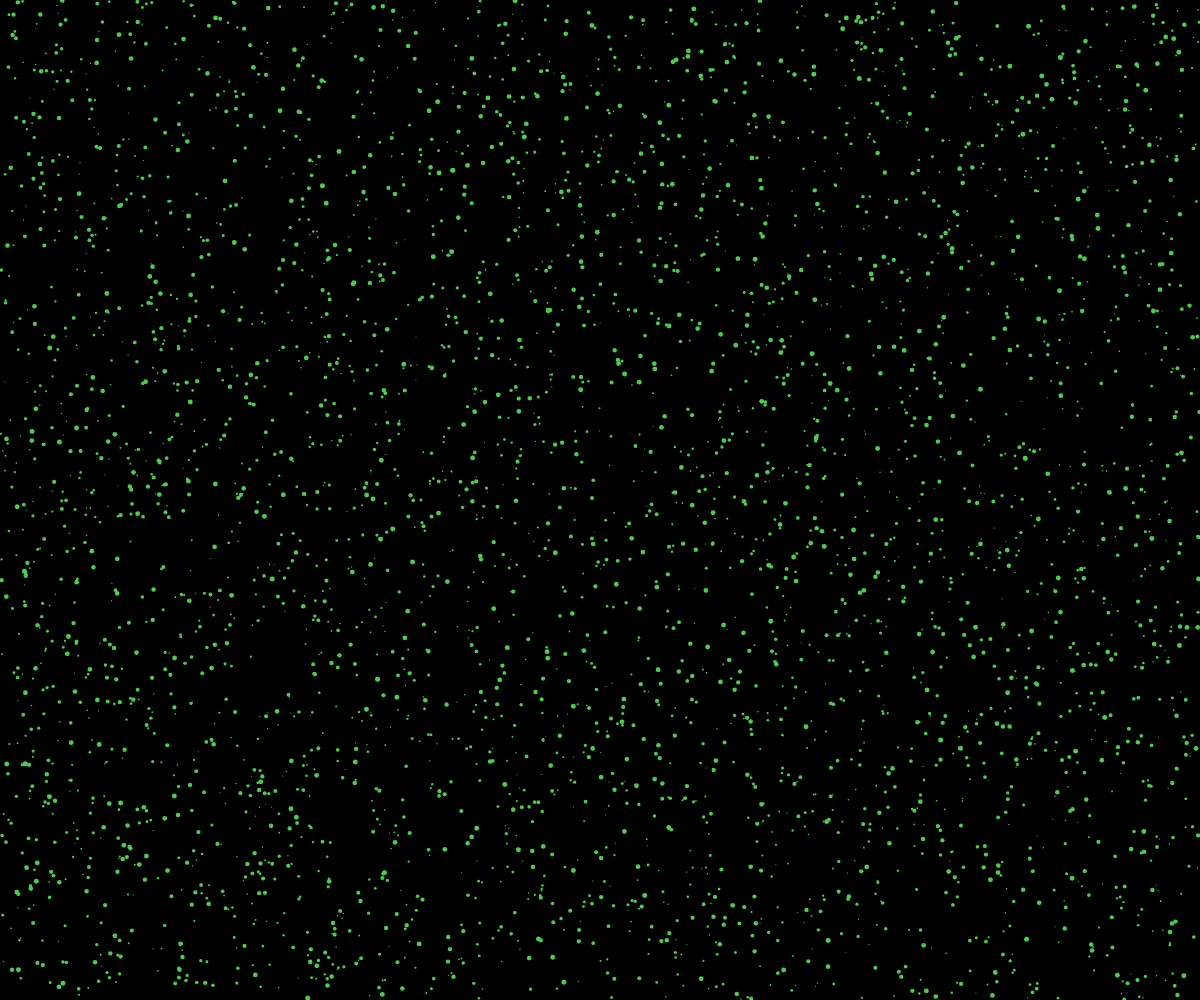
Frame 1 (no input)
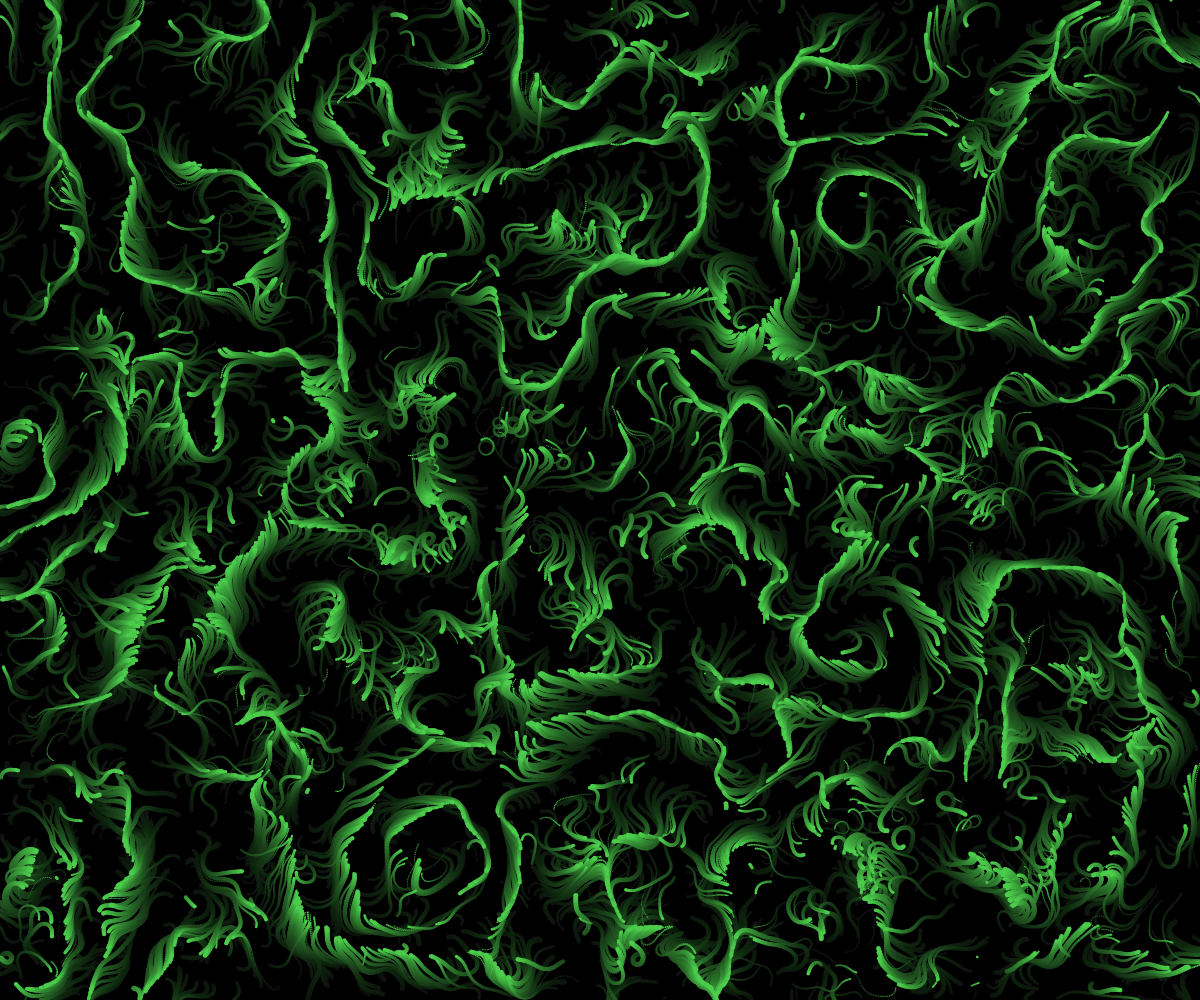
Frame 60 (no input)
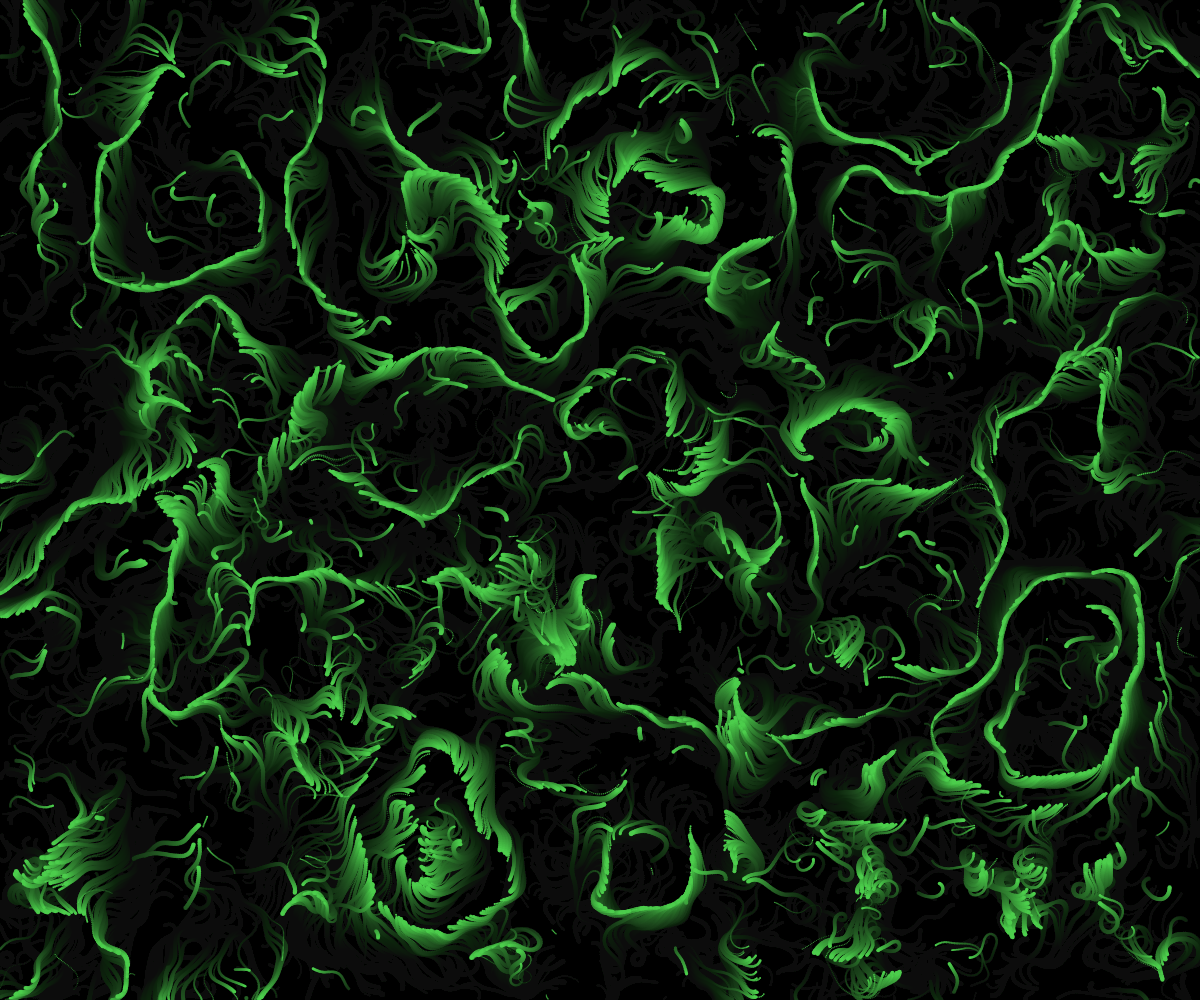
Frame 120 (the mouse pressed at the canvas centre since frame 60)

The p5.js sketch that drew these frames (run headless with seeded random() and noise() and a simulated clock; from frame 60 on, the mouse is pressed at the canvas centre):

// p5.js sketch
// ── sketch.js
let n, noise_scale, noise_strength, particles, color

function setup() {
  createCanvas(windowWidth, windowHeight)
  noStroke()
  background(0)

  // randomSeed(1)
  // noiseSeed(1)

  n = random(2000, 5000)
  noise_scale = random(10, 1000)
  noise_strength = random(1, 10)
  color = createVector(random(255), random(255), random(255))
  particles = [n]

  for (let i = 0; i < n; i++) {
    let new_pos = createVector(random(width), random(height), random(1, 5))
    let new_dir = createVector(cos(0), sin(0))
    let new_speed = random(1, 2)
    
    particles[i] = new Particle(new_pos, new_dir, new_speed);
  }
}

function draw() {
  fill(0, 10)
  rect(0, 0, windowWidth, windowHeight)
  
  for (let i = 0; i < n; i++) {
    particles[i].run()
  }
}

class Particle {
  constructor(pos, dir, speed) {
    this.pos = pos
    this.dir = dir 
    this.speed = speed
  }
  
  run() {
    let angle = noise(this.pos.x / noise_scale, this.pos.y / noise_scale, frameCount / noise_scale) * TWO_PI * noise_strength
    this.dir.x = cos(angle)
    this.dir.y = sin(angle)
    
    let vel = this.dir.copy()
    vel.mult(this.speed)
    this.pos.add(vel)
    
    if (this.pos.x <0 || this.pos.x > width || this.pos.y < 0 || this.pos.y > height) {
      this.pos.x = random(width);
      this.pos.y = random(height);
    }
    
    fill(color.z, color.y, color.z)
    ellipse(this.pos.x, this.pos.y, this.pos.z)
  }
}

function windowResized() {
  resizeCanvas(windowWidth, windowHeight)
}
